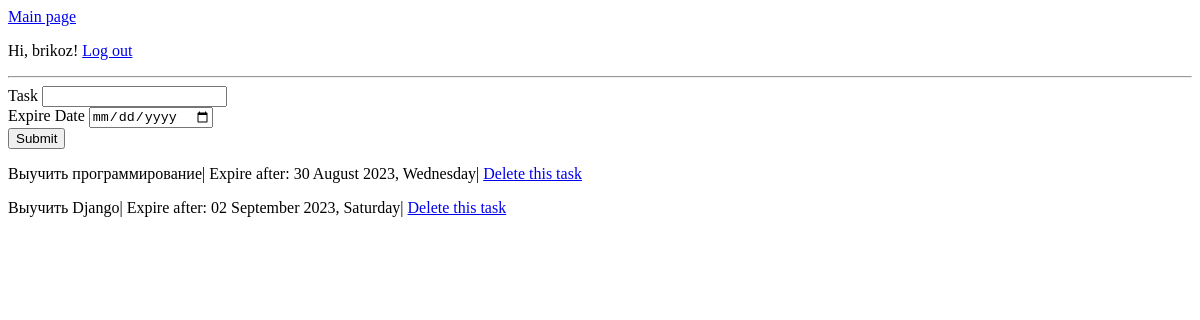
Page / (signed in) on the earlier database version.
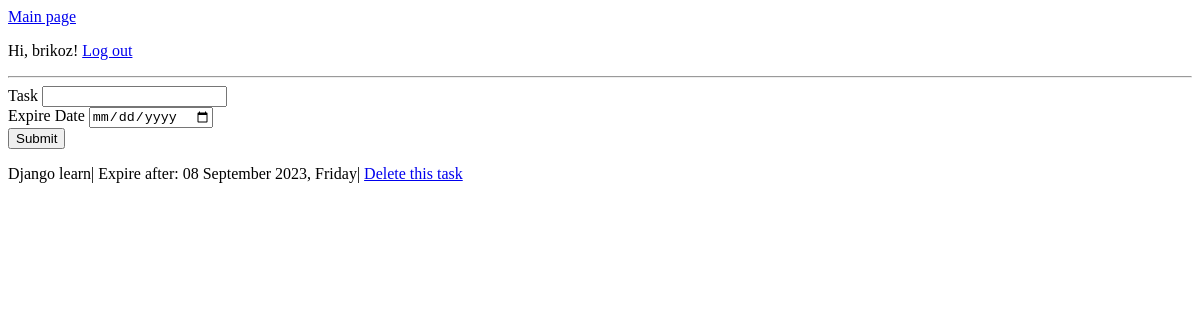
Same page on the later database version.
### todo_app/models.py (models this page shows, shortened)
class User(UserMixin, db.Model):
    id = db.Column(db.Integer, primary_key=True)
    username = db.Column(db.String(64), index=True, unique=True)
    password_hash = db.Column(db.String(128))
    tasks = db.relationship('Task', backref='user', lazy='dynamic')

class Task(db.Model):
    id = db.Column(db.Integer, primary_key=True)
    task = db.Column(db.String(256), index=True)
    expire_date = db.Column(db.DateTime)
    user_id = db.Column(db.Integer, db.ForeignKey('user.id'))

### todo_app/routes.py (the view)
@app.route('/', methods=['GET', 'POST'])
def mainpage():  # put application's code here
    form = TaskForm()
    if current_user.is_authenticated:
        tasks = Task.query.filter_by(user_id=current_user.id)
    else:
        tasks = None
    if form.validate_on_submit():
        task = Task(task=form.task.data, expire_date=form.expire_date.data, user_id=current_user.id)
        db.session.add(task)
        db.session.commit()
        flash('Task succesfully added!')
        return redirect(url_for('mainpage'))
    return render_template('index.html', form=form, tasks=tasks)

### todo_app/forms.py
class TaskForm(FlaskForm):
    task = StringField('Task', validators=[DataRequired(), Length(min=8, max=256)])
    expire_date = DateField('Expire Date', validators=[DataRequired(), DateCheck()])
    submit = SubmitField('Submit')

### todo_app/routes.py (called while the page is built)
@login.user_loader
def load_user(id):
    return User.query.get(int(id))

### templates/index.html
{% extends 'base.html' %}
{% import 'bootstrap/wtf.html' as wtf %}
{% block content %}
    {% if current_user.is_authenticated %}
    {{  wtf.quick_form(form) }}
    {% else %}
        <p>This is a task-manager! To work with it, you should login or signup!</p>
    {% endif %}
    {% if tasks %}
        {% for task in tasks %}
        <p>
            {{ task.task }}|
            Expire after:
            {{ task.expire_date.strftime("%d %B %Y, %A") }}|
            <a href="{{ url_for('delete_task', task_id=task.id) }}">Delete this task</a>
        </p>
        {% endfor %}
    {% endif %}
{% endblock %}

### templates/base.html (shortened to what this page needs)
<!DOCTYPE html>
<html lang="en">
<head>
</head>
<body>
    <a href="{{ url_for('mainpage') }}">Main page</a>
    {% if current_user.is_anonymous %}
    <p>
        <a href="{{ url_for('login') }}">Log In</a>
        or
        <a href="{{ url_for('signup') }}">Sign Up</a>
    </p>
    {% else %}
    <p>Hi, {{ current_user.username }}!
        <a href="{{ url_for('logout') }}">Log out</a>
    </p>
    {% endif %}
    <hr>
    {% block content %}
    {% endblock %}
</body>
</html>

Differences in the rows shown:
removed Task: task "Выучить программирование", expire_date "30 August 2023, Wednesday"
removed Task: task "Выучить Django", expire_date "02 September 2023, Saturday"
added Task: task "Django learn", expire_date "08 September 2023, Friday"
